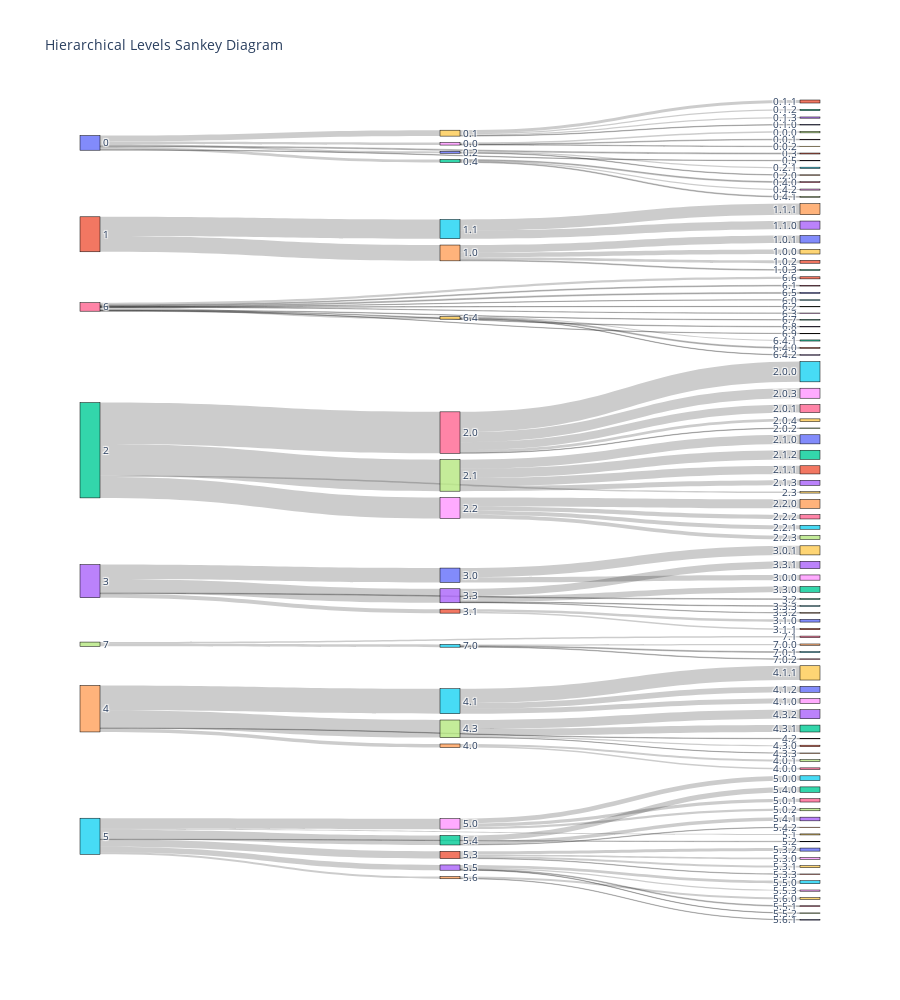

Write notebook code for a chart like this one.
### Code cell
visualize_tree_sankey(
    adata.obs[adata.obs.columns[-6:-3]].sort_values(by=adata.obs.columns[-6:-3].tolist()),
    adata.obs.columns[-6:-3],
    height=1000,
    show_labels=True
)
